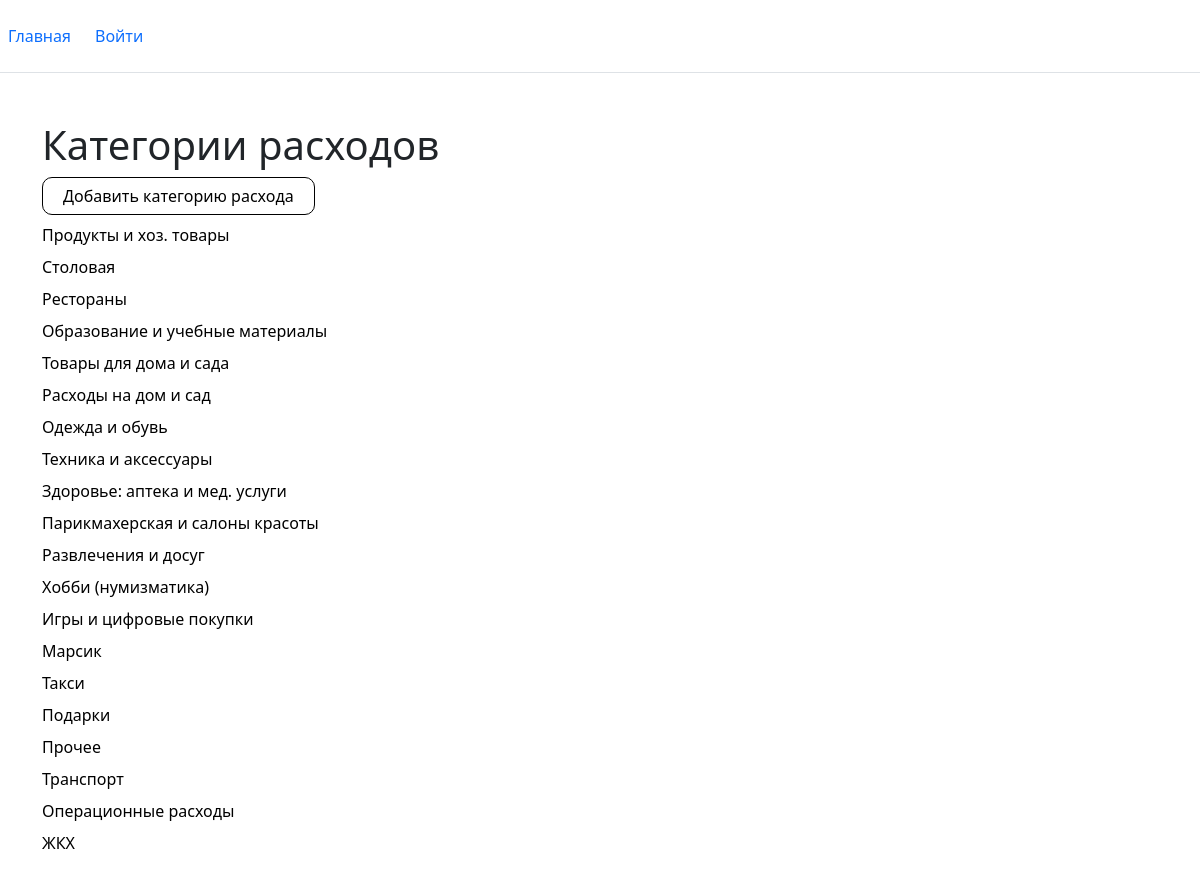
Screenshot of /expenses/category with the database file from the repository.
### core/models.py (models this page shows, shortened)
class CategoryExpenses(models.Model):
    category_name = models.CharField(max_length=255, verbose_name='Категория расходов')
    category_place_on_the_list = models.IntegerField(verbose_name='Номер в списке')
    limit = models.IntegerField(null=True, verbose_name='Лимит расходов по категории')
    class Meta:
        verbose_name = 'Категория расхода'
        verbose_name_plural = 'Категории расходов'

### core/views.py (the view)
# urls.py: path('expenses/category', expenses_category),
def expenses_category(request):
    expenses_category_list = CategoryExpenses.objects.all()
    context = {'expenses_category_list': expenses_category_list}
    return render(request, 'expenses_category.html', context)

### templates/expenses_category.html (shortened to what this page needs)
    {% extends 'base.html' %}
    {% load static %}
    {% block content %}
<link rel="stylesheet" href="{% static 'css/base.css' %}">
<h1>Категории расходов</h1>
<button><a href="/expenses/category/add" class="nav-link px-2">Добавить категорию расхода</a></button>
{% for category in expenses_category_list %}
    <ul class="nav col-12 col-md-auto mt-2 justify-content-left mb-md-0">
<li><a href="/expenses?category={{category.category_place_on_the_list}}">{{ category.category_name }}</a></li>
    </ul>
{% endfor %}
    {% endblock %}

### static/css/base.css (style rules this page uses)
a { text-decoration: none; color: black; }
button { padding: 0.375rem 0.75rem; border-radius: 10px; background-color: white; border: 1px solid black; font-size: 1rem }

### rows the page displays
CategoryExpenses: category_name "Продукты и хоз. товары"
CategoryExpenses: category_name "Столовая"
CategoryExpenses: category_name "Рестораны"
CategoryExpenses: category_name "Образование и учебные материалы"
CategoryExpenses: category_name "Товары для дома и сада"
CategoryExpenses: category_name "Расходы на дом и сад"
CategoryExpenses: category_name "Одежда и обувь"
CategoryExpenses: category_name "Техника и аксессуары"
CategoryExpenses: category_name "Здоровье: аптека и мед. услуги"
CategoryExpenses: category_name "Парикмахерская и салоны красоты"
CategoryExpenses: category_name "Развлечения и досуг"
CategoryExpenses: category_name "Хобби (нумизматика)"
CategoryExpenses: category_name "Игры и цифровые покупки"
CategoryExpenses: category_name "Марсик"
CategoryExpenses: category_name "Такси"
CategoryExpenses: category_name "Подарки"
CategoryExpenses: category_name "Прочее"
CategoryExpenses: category_name "Транспорт"
CategoryExpenses: category_name "Операционные расходы"
CategoryExpenses: category_name "ЖКХ"
